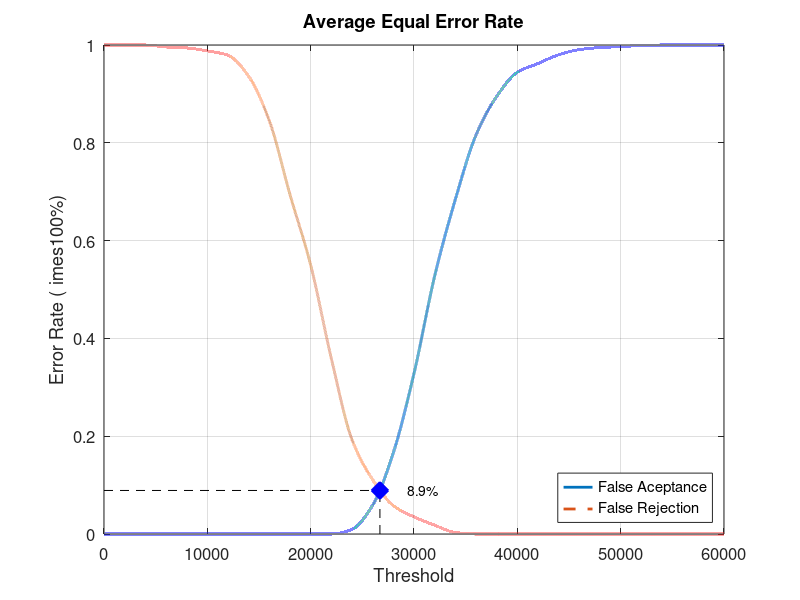
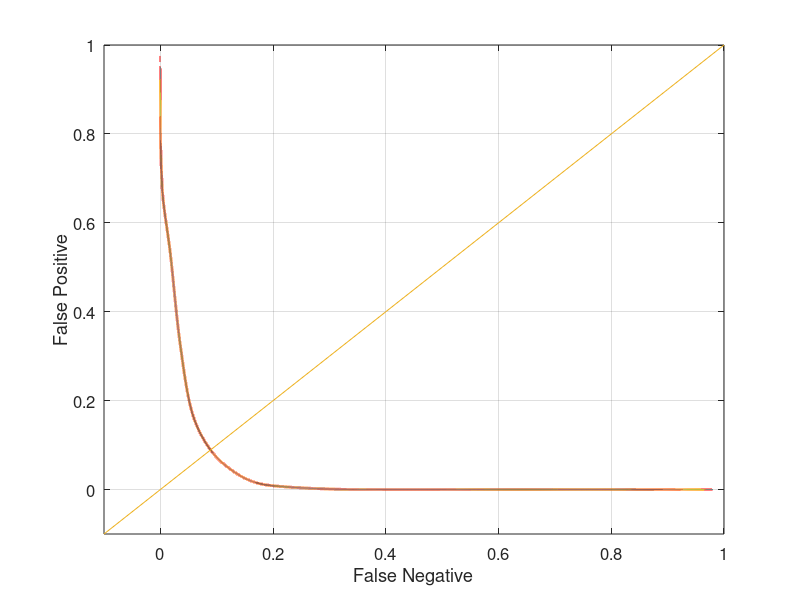

Reproduce these figures in MATLAB, in order.
close all;
clear;
clc;
x = 0:2000:60000;
xq = 0:0.5:60000;

y0 = [0 0 0 0 0 0 0 0 0 0 0 0 0.00947368 0.0589474 0.166316 0.328421 0.527368 0.68421 0.81579 0.894737 0.944211 0.962105 0.98 0.990526 0.994737 0.996842 0.998947 1 1 1 1]
yy0 = interp1(x, y0, xq, 'pchip');
y1 = [1 1 1 0.996 0.994 0.988 0.979 0.936 0.845 0.694 0.55 0.359 0.193 0.111 0.058 0.035 0.018 0.003 0 0 0 0 0 0 0 0 0 0 0 0 0]
yy1 = interp1(x, y1, xq, 'pchip');

% Calculating EER: 
y2 = abs(y0 - y1);
find(y2 == min(y2))
yy2 = abs(yy0 - yy1);
xEER = find(yy2 == min(yy2));
xEERIndex = xq(xEER) % X-axis EER
yEER = yy0(xEER) % Y-axis EER

main = figure
plot(xq, yy0,'-','LineWidth', 2);	hold on
plot(xq, yy1,'--','LineWidth', 2);	hold on
plot([xEERIndex xEERIndex], [0 yEER], 'k--');	hold on
plot([0 xEERIndex], [yEER yEER], 'k--');	hold on
plot(xEERIndex, yEER, 'bx', 'LineWidth', 10);	hold on
text(xEERIndex + 10 * xEERIndex / 100, yEER, [num2str(round((10000 * yEER)) / 100) '%'])
legend('False Aceptance', 'False Rejection', 'Location', 'SouthEast')
xlabel('Threshold')
ylabel('Error Rate (	imes100%)')
title('Average Equal Error Rate')
set(gca, 'FontSize', 12)
axis([0 60000 0 1])
grid on

print(main, 'Database4AverageMain', '-dpng');
FNRxFPR = figure('Color', [1 1 1]);
plot(yy1, yy0, '-', yy1, yy0, 'LineWidth', 2);
hold on
y = -0.1:0.1:1
plot(y, y); 
set(gca, 'FontSize', 12)
xlabel('False Negative')
ylabel('False Positive')
axis([-0.1 1 -0.1 1])
set(gca, 'FontSize', 12)
grid on

print(FNRxFPR, 'Database4AverageFNRxFPR','-dpng');
